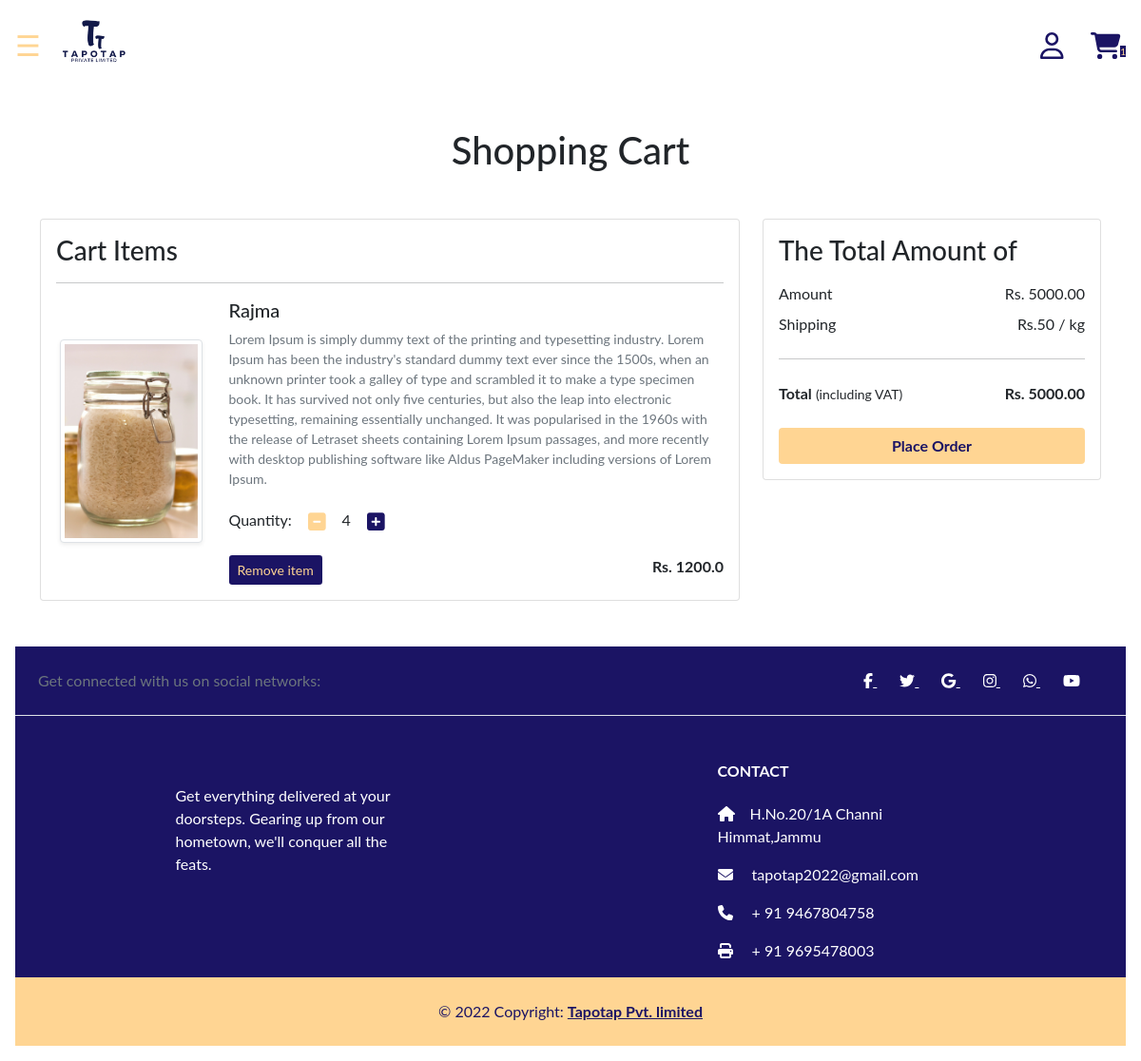
The app's page /cart/ (signed in) with its own data.
### app/models.py (models this page shows, shortened)
class Cart(models.Model):
 user = models.ForeignKey(User, on_delete=models.CASCADE)
 product = models.ForeignKey(Product, on_delete=models.CASCADE)
 quantity = models.PositiveIntegerField(default=1)
 def __str__(self):
  return str(self.id)

class Product(models.Model):
 title = models.CharField(max_length=100)
 selling_price = models.FloatField()
 discounted_price = models.FloatField()
 description = models.TextField()
 brand = models.CharField(max_length=100)
 category = models.CharField( choices=CATEGORY_CHOICES, max_length=2)
 product_image = models.ImageField()

### app/views.py (the view)
# urls.py: path('cart/', views.show_cart, name='showcart'),
@login_required
def show_cart(request):
	totalitem = 0
	if request.user.is_authenticated:
		totalitem = len(Cart.objects.filter(user=request.user))
		user = request.user
		cart = Cart.objects.filter(user=user)
		amount = 0.0
		shipping_amount = 50.0
		totalamount=0.0
		cart_product = [p for p in Cart.objects.all() if p.user == request.user]
		print(cart_product)
		if cart_product:
			for p in cart_product:
				tempamount = (p.quantity * p.product.discounted_price)
				amount = tempamount + (p.quantity*shipping_amount)
			totalamount = (amount)
			print(totalamount)
			return render(request, 'app/addtocart.html', {'carts':cart, 'amount':amount, 'totalamount':totalamount, 'totalitem':totalitem,})
		else:
			return render(request, 'app/emptycart.html', {'totalitem':totalitem})
	else:
		return render(request, 'app/emptycart.html', {'totalitem':totalitem})

### app/templates/app/addtocart.html (shortened to what this page needs)
{% extends 'app/base.html' %}
{% load static %}
{% block main-content %}
<div class="container my-5">
 <div class="row">
  <h1 class="text-center mb-5">Shopping Cart</h1>
  <div class="col-sm-8">
  <div class="card">
   <div class="card-body">
    <h3>Cart Items</h3>
    {% for cart in carts %}
    <hr>
    <div class="row">
     <div class="col-sm-3 text-center align-self-center"><img src="{{cart.product.product_image.url}}" alt="" srcset="" class="img-fluid img-thumbnail shadow-sm" height="150" width="150"> </div>
     <div class="col-sm-9">
      <div>
       <h5>{{cart.product.title}}</h5>
       <p class="mb-2 text-muted small">{{cart.product.description}}</p>
       <div class="my-3">
        <label for="quantity">Quantity:</label>
        <a class="minus-cart btn" pid="{{cart.product.id}}"><i class="fas fa-minus-square fa-lg"></i></a>
          <span id="quantity">{{cart.quantity}}</span>
        <a class="plus-cart btn" pid="{{cart.product.id}}"><i class="fas fa-plus-square fa-lg"></i></a>
       </div>
       <div class="d-flex justify-content-between">
        <a class="btn btn-sm btn-remove mr-3 remove-cart" pid={{cart.product.id}}>Remove item </a>
        <p class="mb-0"><span><strong>Rs. {{cart.product.discounted_price}}</strong></span></p>
       </div>
      </div>
     </div>
    </div>
    {% endfor %}
   </div>
   </div>
  </div>
  <div class="col-sm-4">
   <div class="card">
    <div class="card-body">
      <h3>The Total Amount of</h3>
      <ul class="list-group">
       <li class="list-group-item d-flex justify-content-between align-items-center border-0 px-0 pb-0">Amount<span>Rs. <span id="amount">{{amount|floatformat:2}}</span> </span></li>
       <li class="list-group-item d-flex justify-content-between align-items-center border-0 px-0">Shipping<span>Rs.50 / kg</span></li>
       <hr>
       <li class="list-group-item d-flex justify-content-between align-items-center border-0 px-0 mb-3">
        <div>
           <strong>Total</strong> <small>(including VAT)</small>
         </div>
         <span><strong>Rs. </strong><strong id="totalamount"> {{totalamount|floatformat:2}}</strong></span>
       </li>
      </ul>
      <div class="d-grid"><a href="{% url 'checkout' %}" class="btn btn-place-order fw-bold">Place Order</a></div>
    </div>
   </div>
  </div>
 </div>
</div>
{% endblock main-content%}

### app/templates/app/base.html (style rules this page uses)
body { font-family: "Lato", sans-serif; transition: background-color .1s; }
.btn-remove { background-color: #1B1464; color: #FFD593; }
.plus-cart { color: #1B1464; }
.minus-cart { color: #FFD593; }
.btn-place-order { background-color: #FFD593; color: #1B1464; }

### records on screen
Cart: product.product_image (picture), product "Rajma", product.description "Lorem Ipsum is simply dummy text of the printing and typesetting industry. Lorem Ipsum has been the industry's standard dummy text ever since the 1500s, when an unknown printer took a galley of type and scrambled it to make a type specimen book. It has survived not only five centuries, but also the leap into electronic typesetting, remaining essentially unchanged. It was popularised in the 1960s with the release of Letraset sheets containing Lorem Ipsum passages, and more recently with desktop publishing software like Aldus PageMaker including versions of Lorem Ipsum.", quantity "4", product.discounted_price "1200.0"

### other values on screen
{{ totalitem }} "1"
{{ amount|floatformat:2 }} "5000.00"
{{ totalamount|floatformat:2 }} "5000.00"
